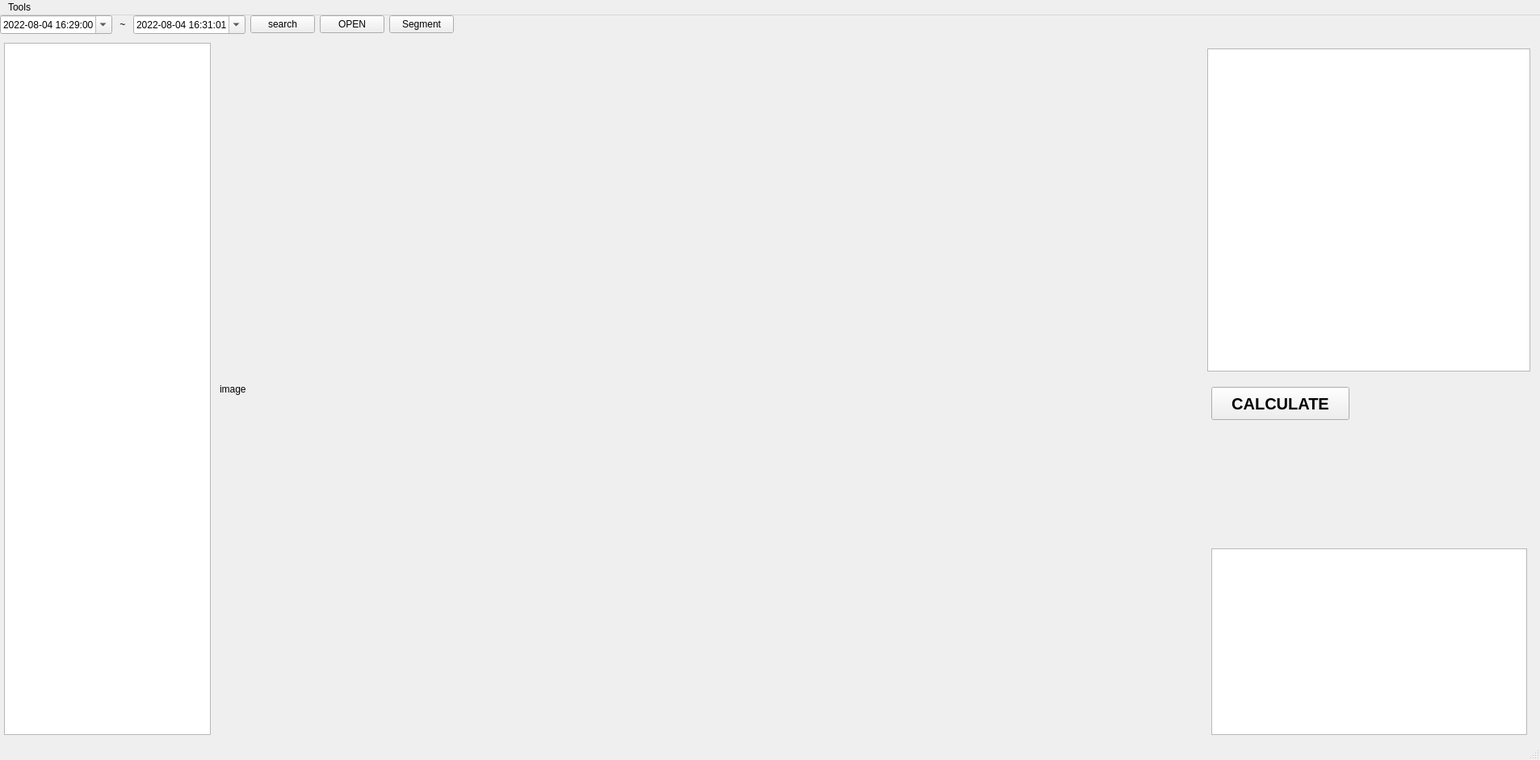
<?xml version="1.0" encoding="UTF-8"?>
<ui version="4.0">
 <class>MainWindow</class>
 <widget class="QMainWindow" name="MainWindow">
  <property name="geometry">
   <rect>
    <x>0</x>
    <y>0</y>
    <width>1907</width>
    <height>941</height>
   </rect>
  </property>
  <property name="sizePolicy">
   <sizepolicy hsizetype="Maximum" vsizetype="Maximum">
    <horstretch>0</horstretch>
    <verstretch>0</verstretch>
   </sizepolicy>
  </property>
  <property name="cursor">
   <cursorShape>ArrowCursor</cursorShape>
  </property>
  <property name="mouseTracking">
   <bool>false</bool>
  </property>
  <property name="windowTitle">
   <string>Bridge Crack Inspection</string>
  </property>
  <widget class="QWidget" name="centralwidget">
   <widget class="QWidget" name="verticalLayoutWidget">
    <property name="geometry">
     <rect>
      <x>0</x>
      <y>0</y>
      <width>1491</width>
      <height>891</height>
     </rect>
    </property>
    <layout class="QVBoxLayout" name="verticalLayout">
     <property name="sizeConstraint">
      <enum>QLayout::SetMinimumSize</enum>
     </property>
     <item>
      <layout class="QHBoxLayout" name="horizontalLayout">
       <item>
        <widget class="QDateTimeEdit" name="dateTime_start">
         <property name="sizePolicy">
          <sizepolicy hsizetype="Preferred" vsizetype="Fixed">
           <horstretch>0</horstretch>
           <verstretch>0</verstretch>
          </sizepolicy>
         </property>
         <property name="date">
          <date>
           <year>2022</year>
           <month>8</month>
           <day>4</day>
          </date>
         </property>
         <property name="time">
          <time>
           <hour>16</hour>
           <minute>29</minute>
           <second>0</second>
          </time>
         </property>
         <property name="displayFormat">
          <string>yyyy-MM-dd HH:mm:ss</string>
         </property>
         <property name="calendarPopup">
          <bool>true</bool>
         </property>
        </widget>
       </item>
       <item>
        <widget class="QLabel" name="label">
         <property name="sizePolicy">
          <sizepolicy hsizetype="Fixed" vsizetype="Fixed">
           <horstretch>0</horstretch>
           <verstretch>0</verstretch>
          </sizepolicy>
         </property>
         <property name="text">
          <string> ~ </string>
         </property>
        </widget>
       </item>
       <item>
        <widget class="QDateTimeEdit" name="dateTime_end">
         <property name="sizePolicy">
          <sizepolicy hsizetype="Preferred" vsizetype="Fixed">
           <horstretch>0</horstretch>
           <verstretch>0</verstretch>
          </sizepolicy>
         </property>
         <property name="date">
          <date>
           <year>2022</year>
           <month>8</month>
           <day>4</day>
          </date>
         </property>
         <property name="time">
          <time>
           <hour>16</hour>
           <minute>31</minute>
           <second>1</second>
          </time>
         </property>
         <property name="displayFormat">
          <string>yyyy-MM-dd HH:mm:ss</string>
         </property>
         <property name="calendarPopup">
          <bool>true</bool>
         </property>
        </widget>
       </item>
       <item>
        <widget class="QPushButton" name="btn_search">
         <property name="text">
          <string>search</string>
         </property>
        </widget>
       </item>
       <item>
        <widget class="QPushButton" name="btn_open">
         <property name="text">
          <string>OPEN</string>
         </property>
        </widget>
       </item>
       <item>
        <widget class="QPushButton" name="btn_yolact">
         <property name="text">
          <string>Segment</string>
         </property>
        </widget>
       </item>
       <item>
        <spacer name="horizontalSpacer_2">
         <property name="orientation">
          <enum>Qt::Horizontal</enum>
         </property>
         <property name="sizeHint" stdset="0">
          <size>
           <width>40</width>
           <height>20</height>
          </size>
         </property>
        </spacer>
       </item>
      </layout>
     </item>
     <item>
      <spacer name="verticalSpacer">
       <property name="orientation">
        <enum>Qt::Vertical</enum>
       </property>
       <property name="sizeType">
        <enum>QSizePolicy::Fixed</enum>
       </property>
       <property name="sizeHint" stdset="0">
        <size>
         <width>20</width>
         <height>5</height>
        </size>
       </property>
      </spacer>
     </item>
     <item>
      <layout class="QHBoxLayout" name="horizontalLayout_2">
       <item>
        <spacer name="horizontalSpacer_3">
         <property name="orientation">
          <enum>Qt::Horizontal</enum>
         </property>
         <property name="sizeType">
          <enum>QSizePolicy::Fixed</enum>
         </property>
         <property name="sizeHint" stdset="0">
          <size>
           <width>5</width>
           <height>20</height>
          </size>
         </property>
        </spacer>
       </item>
       <item>
        <widget class="QGraphicsView" name="gv_location">
         <property name="sizePolicy">
          <sizepolicy hsizetype="Fixed" vsizetype="Expanding">
           <horstretch>0</horstretch>
           <verstretch>0</verstretch>
          </sizepolicy>
         </property>
        </widget>
       </item>
       <item>
        <spacer name="horizontalSpacer">
         <property name="orientation">
          <enum>Qt::Horizontal</enum>
         </property>
         <property name="sizeType">
          <enum>QSizePolicy::Fixed</enum>
         </property>
         <property name="sizeHint" stdset="0">
          <size>
           <width>5</width>
           <height>20</height>
          </size>
         </property>
        </spacer>
       </item>
       <item>
        <widget class="QLabel" name="lbl_image">
         <property name="sizePolicy">
          <sizepolicy hsizetype="Expanding" vsizetype="Expanding">
           <horstretch>0</horstretch>
           <verstretch>0</verstretch>
          </sizepolicy>
         </property>
         <property name="frameShape">
          <enum>QFrame::NoFrame</enum>
         </property>
         <property name="text">
          <string>image</string>
         </property>
         <property name="scaledContents">
          <bool>true</bool>
         </property>
        </widget>
       </item>
      </layout>
     </item>
    </layout>
   </widget>
   <widget class="PlotWidget" name="gv_plot">
    <property name="geometry">
     <rect>
      <x>1495</x>
      <y>41</y>
      <width>400</width>
      <height>400</height>
     </rect>
    </property>
   </widget>
   <widget class="QPushButton" name="btn_calculate">
    <property name="geometry">
     <rect>
      <x>1500</x>
      <y>460</y>
      <width>171</width>
      <height>41</height>
     </rect>
    </property>
    <property name="font">
     <font>
      <pointsize>15</pointsize>
      <weight>75</weight>
      <bold>true</bold>
     </font>
    </property>
    <property name="text">
     <string>CALCULATE</string>
    </property>
   </widget>
   <widget class="QLabel" name="lbl_calc">
    <property name="geometry">
     <rect>
      <x>1500</x>
      <y>500</y>
      <width>391</width>
      <height>151</height>
     </rect>
    </property>
    <property name="font">
     <font>
      <pointsize>15</pointsize>
     </font>
    </property>
    <property name="text">
     <string/>
    </property>
   </widget>
   <widget class="QTextEdit" name="txt_log">
    <property name="geometry">
     <rect>
      <x>1500</x>
      <y>660</y>
      <width>391</width>
      <height>231</height>
     </rect>
    </property>
    <property name="cursor" stdset="0">
     <cursorShape>IBeamCursor</cursorShape>
    </property>
   </widget>
  </widget>
  <widget class="QMenuBar" name="menubar">
   <property name="geometry">
    <rect>
     <x>0</x>
     <y>0</y>
     <width>1907</width>
     <height>21</height>
    </rect>
   </property>
   <widget class="QMenu" name="menuTools">
    <property name="title">
     <string>Tools</string>
    </property>
    <addaction name="actionDirectory"/>
    <addaction name="actionCamera_Information"/>
   </widget>
   <addaction name="menuTools"/>
  </widget>
  <widget class="QStatusBar" name="statusbar"/>
  <action name="actionDirectory">
   <property name="text">
    <string>Directory</string>
   </property>
  </action>
  <action name="actionCamera_Information">
   <property name="text">
    <string>Camera Information</string>
   </property>
  </action>
 </widget>
 <customwidgets>
  <customwidget>
   <class>PlotWidget</class>
   <extends>QGraphicsView</extends>
   <header location="global">pyqtgraph</header>
  </customwidget>
 </customwidgets>
 <resources/>
 <connections/>
</ui>
